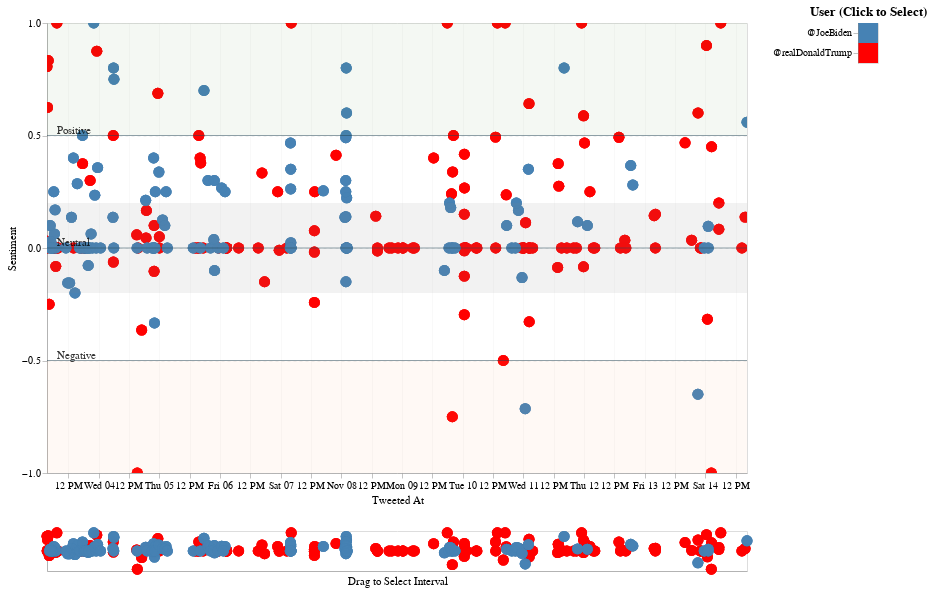

The notebook cell this image was saved under:
### Markdown cell above
<h4 align="center">Recent Tweets from @JoeBiden and @realDonaldTrump</h4>

### Code cell
#hide_input
plot_main_chart(df)

### Figure 1 — Vega-Lite specification as saved in the notebook (floating-point values rounded to 4 significant figures; data arrays with more than 128 entries replaced by an {"elided": "..."} marker saying what was removed)
{"config": {"background": "#fff", "arc": {"fill": "#3e5c69"}, "area": {"fill": "#3e5c69"}, "line": {"stroke": "#3e5c69"}, "path": {"stroke": "#3e5c69"}, "rect": {"fill": "#3e5c69"}, "shape": {"stroke": "#3e5c69"}, "symbol": {"fill": "#3e5c69"}, "axis": {"domainWidth": 0.5, "grid": true, "labelPadding": 2, "tickSize": 5, "tickWidth": 0.5, "titleFontWeight": "normal"}, "axisBand": {"grid": false}, "axisX": {"gridWidth": 0.2}, "axisY": {"gridDash": [3], "gridWidth": 0.4}, "legend": {"labelFontSize": 14, "padding": 1, "symbolType": "square"}, "range": {"category": ["#3e5c69", "#6793a6", "#182429", "#0570b0", "#3690c0", "#74a9cf", "#a6bddb", "#e2ddf2"]}}, "vconcat": [{"hconcat": [{"layer": [{"data": {"name": "data-dc6eabdcd591e7c142abb04a943955f6"}, "mark": {"type": "circle", "opacity": 0.5, "size": 120}, "encoding": {"color": {"type": "nominal", "field": "color", "scale": null}, "tooltip": [{"type": "nominal", "field": "username"}, {"type": "nominal", "field": "tweet_text"}], "x": {"type": "temporal", "axis": {"labels": true, "title": "Tweeted At"}, "field": "created_at_est", "scale": {"domain": {"selection": "selector002"}}}, "y": {"type": "quantitative", "axis": {"tickCount": 4, "title": "Sentiment"}, "field": "sentiment", "scale": {"domain": [-1, 1]}}}, "height": 450, "selection": {"selector003": {"type": "single"}}, "transform": [{"filter": {"selection": "selector001"}}], "width": 700}, {"layer": [{"mark": {"type": "rect", "color": "#488f31", "opacity": 0.06}, "encoding": {"y": {"type": "quantitative", "field": "positive_min"}, "y2": {"field": "positive_max"}}}, {"mark": {"type": "rect", "color": "gray", "opacity": 0.1}, "encoding": {"y": {"type": "quantitative", "field": "neutral_min"}, "y2": {"field": "neutral_max"}}}, {"mark": {"type": "rect", "color": "#f59b56", "opacity": 0.06}, "encoding": {"y": {"type": "quantitative", "field": "negative_min"}, "y2": {"field": "negative_max"}}}, {"data": {"name": "data-56608d9fdfc7fd8bc0c0e6221f81aa58"}, "mark": "rule", "encoding": {"color": {"value": "#224455"}, "opacity": {"value": 0.5}, "y": {"type": "quantitative", "field": "th_value"}}}, {"data": {"name": "data-56608d9fdfc7fd8bc0c0e6221f81aa58"}, "mark": {"type": "text", "align": "left", "dx": -340, "dy": -5}, "encoding": {"opacity": {"value": 0.8}, "text": {"type": "nominal", "field": "th"}, "y": {"type": "quantitative", "field": "th_value"}}}], "data": {"name": "data-bbbcc00f2d50b741179b27edea242a18"}}]}, {"data": {"name": "data-dc6eabdcd591e7c142abb04a943955f6"}, "mark": "rect", "encoding": {"color": {"condition": {"type": "nominal", "field": "color", "legend": null, "scale": null, "selection": "selector001"}, "value": "lightgray"}, "size": {"value": 150}, "y": {"type": "nominal", "axis": {"title": ""}, "field": "username_label"}}, "selection": {"selector001": {"type": "multi", "encodings": ["color"]}}, "title": "User (Click to Select)"}]}, {"data": {"name": "data-dc6eabdcd591e7c142abb04a943955f6"}, "mark": {"type": "circle", "opacity": 0.5, "size": 120}, "encoding": {"color": {"type": "nominal", "field": "color", "scale": null}, "x": {"type": "temporal", "axis": {"tickCount": 0, "title": "Drag to Select Interval"}, "field": "created_at_est"}, "y": {"type": "quantitative", "axis": {"grid": false, "tickCount": 0, "title": ""}, "field": "sentiment", "scale": {"domain": [-1.1, 1.1]}}}, "height": 40, "selection": {"selector002": {"type": "interval", "encodings": ["x"]}}, "transform": [{"filter": {"selection": "selector001"}}], "width": 700}], "$schema": "https://vega.github.io/schema/vega-lite/v4.8.1.json", "datasets": {"data-dc6eabdcd591e7c142abb04a943955f6": {"elided": "1792 records"}, "data-bbbcc00f2d50b741179b27edea242a18": [{"negative_max": -1, "negative_min": -0.5, "neutral_max": 0.2, "neutral_min": -0.2, "positive_max": 1, "positive_min": 0.5}], "data-56608d9fdfc7fd8bc0c0e6221f81aa58": [{"th": "Negative", "th_value": -0.5}, {"th": "Neutral", "th_value": 0.0}, {"th": "Positive", "th_value": 0.5}]}}
